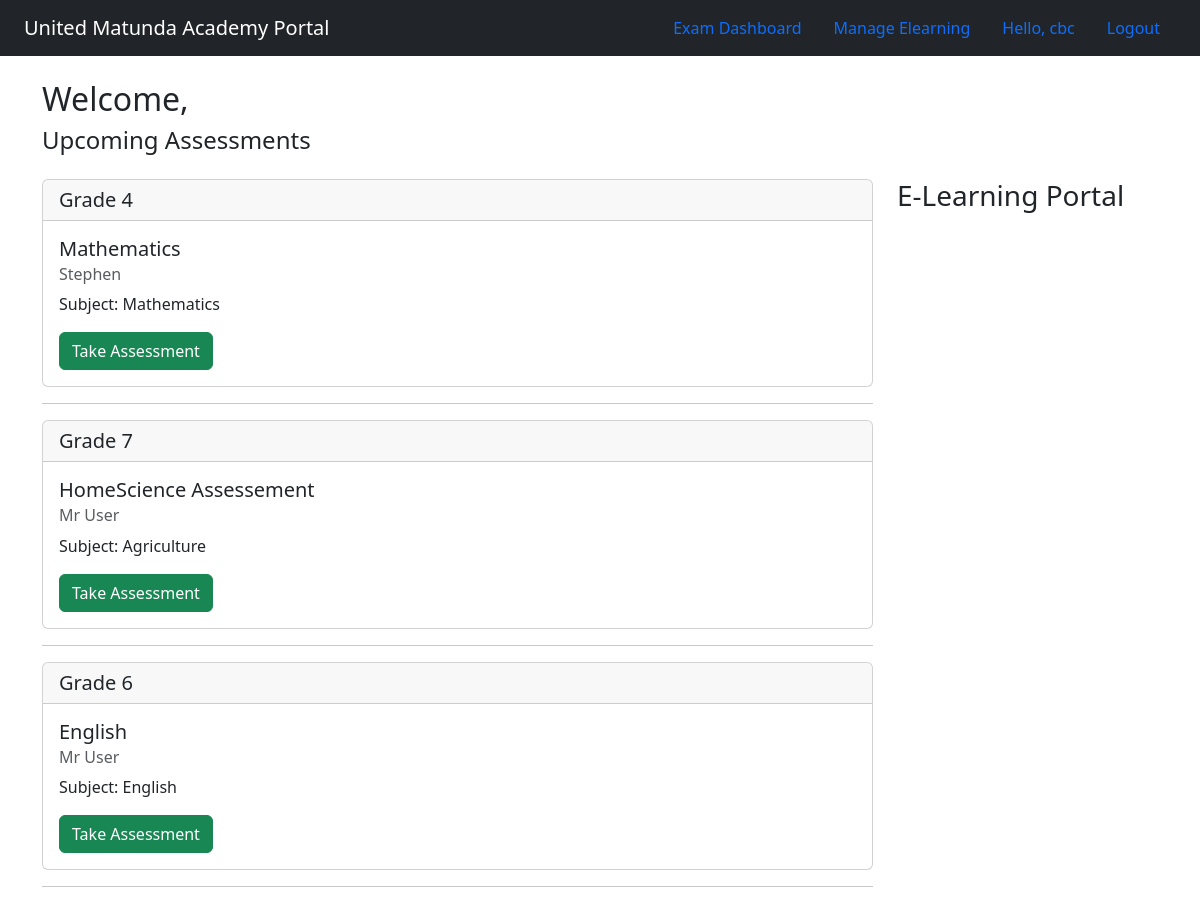
The page /assessment/ (signed in) on the database its author committed.
### Assessments/models.py (models this page shows, shortened)
class Assessment(models.Model):
    title = models.CharField(max_length=255)
    user = models.ForeignKey(User,  on_delete=models.CASCADE, blank=True, null=True)
    grade = models.ForeignKey(Grade, related_name='grade_assessments', on_delete=models.CASCADE)
    subject = models.ForeignKey(Subject, on_delete=models.CASCADE)
    teacher = models.CharField(max_length=250)
    scheduled_date = models.DateTimeField()
    duration_minutes = models.PositiveIntegerField()
    created = models.DateTimeField(auto_now_add=True)
    description = models.TextField(blank=True, null=True)
    is_published = models.BooleanField(default=False)
    done = models.BooleanField(default=False)
    class Meta:
        ordering = ('-created',)

### Subjects/models.py (models this page shows, shortened)
class Grade(models.Model):
    name = models.CharField(max_length=250)
    def __str__(self):
        return f"{self.name}"

class Subject(models.Model):
    name = models.CharField(max_length=250)

### Assessments/views.py (the view)
# urls.py: path('', views.Home, name='assessment_home'),
def Home(request):
    assessments = Assessment.objects.filter(is_published=True)
    return render(request, 'assessment_home_page.html', {'assessments': assessments})

### Assessments/templates/assessment_home_page.html (shortened to what this page needs)
{% extends 'base.html' %}
{% block content %}
<h2>Welcome, {{ user.get_full_name }}</h2>
<h4>Upcoming Assessments</h4>
<div class="row mt-4">
    <div class="col-md-9">
        <ul class="list-group">
            {% for a in assessments %}
                <div class="card">
                  <h5 class="card-header">{{ a.grade }}</h5>
                  <div class="card-body">
                    <h5 class="card-title">{{ a.title }}</h5>
                      <h6 class="card-subtitle mb-2 text-muted">{{ a.teacher }}</h6>
                    <p class="card-text">Subject: {{ a.subject.name }}</p>
                    <a href="{% url 'take_assessment' a.id %}" class="btn btn-success">Take Assessment</a>
                  </div>
                </div>
                <hr>
            {% empty %}
                <li class="list-group-item">No upcoming assessments.</li>
            {% endfor %}
        </ul>
    </div>
    <div class="col-md-3">
        <h3>E-Learning Portal</h3>
    </div>
</div>
{% endblock %}

### Assessments/templates/base.html (shortened to what this page needs)
<!DOCTYPE html>
<html lang="en">
<head>
    <link rel="stylesheet" href="https://cdn.jsdelivr.net/npm/bootstrap@5.3.0/dist/css/bootstrap.min.css">
</head>
<body>
    <nav class="navbar navbar-dark bg-dark px-4">
        <a class="navbar-brand text-white" href="{% url 'home_page'%}">United Matunda Academy Portal</a>
        <ul class="nav justify-content-end">
            {% if user.is_authenticated %}
                <li>
                    <a class="nav-link" href="{% url 'dashboard' %}">Exam Dashboard</a>
                </li>
                <li>
                    <a class="nav-link" href="{% url 'elearning_home' %}">Manage Elearning</a>
                </li>
                <li class="nav-item">
                    <a class="nav-link active" aria-current="page" href="#"><span>Hello, {{ user.username }}</span></a>
                </li>
                <li class="nav-item">
                    <a class="nav-link" href="{% url 'logout' %}">Logout</a>
                </li>
            {% else %}
                <li class="nav-item">
                    <a class="nav-link" href="{% url 'login' %}">Login</a>
                </li>
            {% endif %}
        </ul>
    </nav>
    <main class="container mt-4">
        {% block content %}{% endblock %}
    </main>
</body>
</html>

### rows shown on the page
Assessment: grade "Grade 4", title "Mathematics", teacher "Stephen", subject.name "Mathematics"
Assessment: grade "Grade 7", title "HomeScience Assessement", teacher "Mr User", subject.name "Agriculture"
Assessment: grade "Grade 6", title "English", teacher "Mr User", subject.name "English"

### other values the page prints
{{ user.username }} "cbc"
